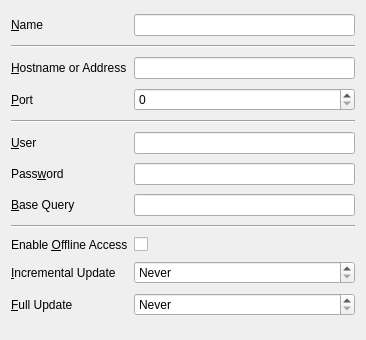
<?xml version="1.0" encoding="UTF-8"?>
<ui version="4.0">
 <class>SettingsWidget</class>
 <widget class="QWidget" name="SettingsWidget">
  <property name="geometry">
   <rect>
    <x>0</x>
    <y>0</y>
    <width>366</width>
    <height>340</height>
   </rect>
  </property>
  <property name="windowTitle">
   <string>Form</string>
  </property>
  <layout class="QGridLayout" name="gridLayout">
   <item row="3" column="1">
    <widget class="QSpinBox" name="kcfg_ldapport">
     <property name="maximum">
      <number>65535</number>
     </property>
    </widget>
   </item>
   <item row="2" column="0">
    <widget class="QLabel" name="label">
     <property name="text">
      <string>&amp;Hostname or Address</string>
     </property>
     <property name="buddy">
      <cstring>kcfg_ldaphost</cstring>
     </property>
    </widget>
   </item>
   <item row="0" column="1">
    <widget class="QLineEdit" name="kcfg_name"/>
   </item>
   <item row="0" column="0">
    <widget class="QLabel" name="label_9">
     <property name="text">
      <string>&amp;Name</string>
     </property>
     <property name="buddy">
      <cstring>kcfg_name</cstring>
     </property>
    </widget>
   </item>
   <item row="6" column="0">
    <widget class="QLabel" name="label_3">
     <property name="text">
      <string>Pass&amp;word</string>
     </property>
     <property name="buddy">
      <cstring>kcfg_ldappassword</cstring>
     </property>
    </widget>
   </item>
   <item row="11" column="1">
    <widget class="KIntNumInput" name="kcfg_fullupdateinterval">
     <property name="specialValueText">
      <string>Never</string>
     </property>
     <property name="maximum">
      <number>168</number>
     </property>
    </widget>
   </item>
   <item row="10" column="1">
    <widget class="KIntNumInput" name="kcfg_incrementalupdateinterval">
     <property name="specialValueText">
      <string>Never</string>
     </property>
     <property name="maximum">
      <number>1440</number>
     </property>
     <property name="value">
      <number>0</number>
     </property>
    </widget>
   </item>
   <item row="4" column="0" colspan="2">
    <widget class="Line" name="line_2">
     <property name="orientation">
      <enum>Qt::Horizontal</enum>
     </property>
    </widget>
   </item>
   <item row="5" column="0">
    <widget class="QLabel" name="label_4">
     <property name="text">
      <string>&amp;User</string>
     </property>
     <property name="buddy">
      <cstring>kcfg_ldapbinddn</cstring>
     </property>
    </widget>
   </item>
   <item row="6" column="1">
    <widget class="QLineEdit" name="kcfg_ldappassword">
     <property name="echoMode">
      <enum>QLineEdit::Password</enum>
     </property>
    </widget>
   </item>
   <item row="2" column="1">
    <widget class="QLineEdit" name="kcfg_ldaphost"/>
   </item>
   <item row="9" column="0">
    <widget class="QLabel" name="label_6">
     <property name="text">
      <string>Enable &amp;Offline Access</string>
     </property>
     <property name="buddy">
      <cstring>kcfg_offlinemode</cstring>
     </property>
    </widget>
   </item>
   <item row="10" column="0">
    <widget class="QLabel" name="label_7">
     <property name="text">
      <string>&amp;Incremental Update</string>
     </property>
     <property name="buddy">
      <cstring>kcfg_incrementalupdateinterval</cstring>
     </property>
    </widget>
   </item>
   <item row="5" column="1">
    <widget class="QLineEdit" name="kcfg_ldapbinddn"/>
   </item>
   <item row="3" column="0">
    <widget class="QLabel" name="label_2">
     <property name="text">
      <string>&amp;Port</string>
     </property>
     <property name="buddy">
      <cstring>kcfg_ldapport</cstring>
     </property>
    </widget>
   </item>
   <item row="8" column="0" colspan="2">
    <widget class="Line" name="line">
     <property name="orientation">
      <enum>Qt::Horizontal</enum>
     </property>
    </widget>
   </item>
   <item row="9" column="1">
    <widget class="QCheckBox" name="kcfg_offlinemode">
     <property name="text">
      <string/>
     </property>
    </widget>
   </item>
   <item row="7" column="1">
    <widget class="QLineEdit" name="kcfg_ldapdn"/>
   </item>
   <item row="7" column="0">
    <widget class="QLabel" name="label_5">
     <property name="text">
      <string>&amp;Base Query</string>
     </property>
     <property name="buddy">
      <cstring>kcfg_ldapdn</cstring>
     </property>
    </widget>
   </item>
   <item row="11" column="0">
    <widget class="QLabel" name="label_8">
     <property name="text">
      <string>&amp;Full Update</string>
     </property>
     <property name="buddy">
      <cstring>kcfg_fullupdateinterval</cstring>
     </property>
    </widget>
   </item>
   <item row="1" column="0" colspan="2">
    <widget class="Line" name="line_3">
     <property name="orientation">
      <enum>Qt::Horizontal</enum>
     </property>
    </widget>
   </item>
  </layout>
 </widget>
 <customwidgets>
  <customwidget>
   <class>KIntNumInput</class>
   <extends>QSpinBox</extends>
   <header location="global">knuminput.h</header>
  </customwidget>
 </customwidgets>
 <tabstops>
  <tabstop>kcfg_name</tabstop>
  <tabstop>kcfg_ldaphost</tabstop>
  <tabstop>kcfg_ldapport</tabstop>
  <tabstop>kcfg_ldapbinddn</tabstop>
  <tabstop>kcfg_ldappassword</tabstop>
  <tabstop>kcfg_ldapdn</tabstop>
  <tabstop>kcfg_offlinemode</tabstop>
  <tabstop>kcfg_incrementalupdateinterval</tabstop>
  <tabstop>kcfg_fullupdateinterval</tabstop>
 </tabstops>
 <resources/>
 <connections/>
</ui>
